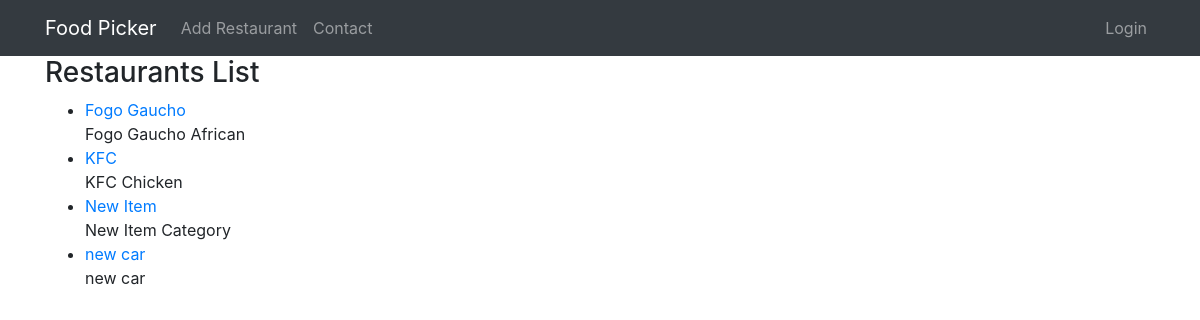
Page /restaurants/ on the earlier database version.
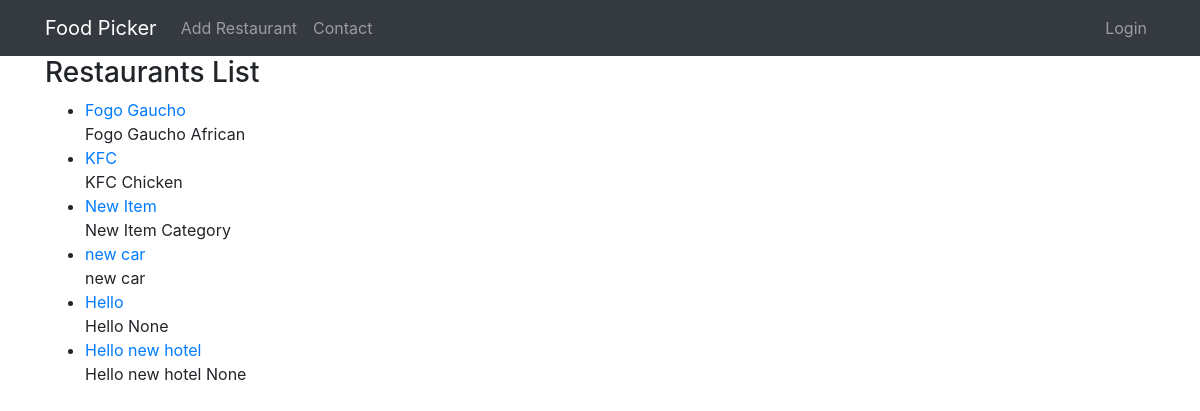
Same page on the later database version.
### restaurants/models.py (models this page shows, shortened)
class Restaurant(models.Model):
	owner 		= models.ForeignKey(User)
	name 		= models.CharField(max_length=120)
	location 	= models.CharField(max_length=120, null=True, blank=True)
	category 	= models.CharField(max_length=120, null=True, blank=True, validators=[validate_category])
	timestamp	= models.DateTimeField(auto_now_add=True)
	updated  	= models.DateTimeField(auto_now=True)
	slug  		= models.SlugField(null=True, blank=True)
	def __str__(self):
		return self.name
	def get_absolute_url(self):
		return reverse('restaurants:detail', kwargs={'slug': self.slug})

### restaurants/views.py (the view)
class RestaurantListView(ListView):
	def get_queryset(self):
		slug = self.kwargs.get('slug')
		if slug:
			queryset = Restaurant.objects.filter(
					Q(category__iexact=slug) |
					Q(category__icontains=slug)
				)
		else:
			queryset = Restaurant.objects.all()
		return queryset

### restaurants/templates/restaurants/restaurant_list.html (shortened to what this page needs)
{% extends 'restaurants/base.html' %}
	{% block body %}
		<div class="container">
			<h3>Restaurants List</h3>
			<ul>
				{% for obj in object_list %}
					<li>  <a href="{{ obj.get_absolute_url }}">
					{{ obj }}</a>
					</li>
					 {{obj.name}} {{obj.category}}
				{% endfor %}
			</ul>
		</div>
	{% endblock %}

Differences in the rows shown:
added Restaurant: name "Hello", category "None"
added Restaurant: name "Hello new hotel", category "None"
